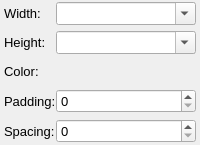
<?xml version="1.0" encoding="UTF-8"?>
<ui version="4.0">
 <class>GenerationSettingsPanel</class>
 <widget class="QWidget" name="GenerationSettingsPanel">
  <property name="geometry">
   <rect>
    <x>0</x>
    <y>0</y>
    <width>200</width>
    <height>145</height>
   </rect>
  </property>
  <property name="minimumSize">
   <size>
    <width>200</width>
    <height>140</height>
   </size>
  </property>
  <property name="font">
   <font>
    <pointsize>12</pointsize>
   </font>
  </property>
  <property name="windowTitle">
   <string>Form</string>
  </property>
  <layout class="QVBoxLayout" name="verticalLayout">
   <property name="spacing">
    <number>0</number>
   </property>
   <property name="leftMargin">
    <number>4</number>
   </property>
   <property name="topMargin">
    <number>2</number>
   </property>
   <property name="rightMargin">
    <number>4</number>
   </property>
   <property name="bottomMargin">
    <number>2</number>
   </property>
   <item>
    <layout class="QGridLayout" name="gridLayout_2">
     <property name="verticalSpacing">
      <number>6</number>
     </property>
     <item row="2" column="1">
      <widget class="ColorSwatchWidget" name="genColorSwatch" native="true">
       <property name="minimumSize">
        <size>
         <width>0</width>
         <height>22</height>
        </size>
       </property>
       <property name="font">
        <font>
         <pointsize>10</pointsize>
        </font>
       </property>
      </widget>
     </item>
     <item row="2" column="0">
      <widget class="QLabel" name="genLabelColor">
       <property name="font">
        <font>
         <pointsize>10</pointsize>
        </font>
       </property>
       <property name="text">
        <string>Color:</string>
       </property>
       <property name="alignment">
        <set>Qt::AlignLeading|Qt::AlignLeft|Qt::AlignVCenter</set>
       </property>
      </widget>
     </item>
     <item row="3" column="1">
      <widget class="QSpinBox" name="genSpinBoxPadding">
       <property name="font">
        <font>
         <pointsize>10</pointsize>
        </font>
       </property>
      </widget>
     </item>
     <item row="1" column="1">
      <widget class="QComboBox" name="genComboBoxHeight">
       <property name="font">
        <font>
         <pointsize>10</pointsize>
        </font>
       </property>
       <property name="editable">
        <bool>true</bool>
       </property>
      </widget>
     </item>
     <item row="0" column="0">
      <widget class="QLabel" name="genLabelWidth">
       <property name="font">
        <font>
         <pointsize>10</pointsize>
        </font>
       </property>
       <property name="text">
        <string>Width:</string>
       </property>
      </widget>
     </item>
     <item row="0" column="1">
      <widget class="QComboBox" name="genComboBoxWidth">
       <property name="sizePolicy">
        <sizepolicy hsizetype="Expanding" vsizetype="Fixed">
         <horstretch>0</horstretch>
         <verstretch>0</verstretch>
        </sizepolicy>
       </property>
       <property name="font">
        <font>
         <pointsize>10</pointsize>
        </font>
       </property>
       <property name="editable">
        <bool>true</bool>
       </property>
      </widget>
     </item>
     <item row="1" column="0">
      <widget class="QLabel" name="genLabelHeight">
       <property name="font">
        <font>
         <pointsize>10</pointsize>
        </font>
       </property>
       <property name="text">
        <string>Height:</string>
       </property>
      </widget>
     </item>
     <item row="3" column="0">
      <widget class="QLabel" name="genLabelPadding">
       <property name="font">
        <font>
         <pointsize>10</pointsize>
        </font>
       </property>
       <property name="text">
        <string>Padding:</string>
       </property>
      </widget>
     </item>
     <item row="4" column="0">
      <widget class="QLabel" name="label_3">
       <property name="font">
        <font>
         <pointsize>10</pointsize>
        </font>
       </property>
       <property name="text">
        <string>Spacing:</string>
       </property>
      </widget>
     </item>
     <item row="4" column="1">
      <widget class="QSpinBox" name="genSpinBoxSpacing">
       <property name="font">
        <font>
         <pointsize>10</pointsize>
        </font>
       </property>
      </widget>
     </item>
    </layout>
   </item>
  </layout>
 </widget>
 <customwidgets>
  <customwidget>
   <class>ColorSwatchWidget</class>
   <extends>QWidget</extends>
   <header>src/UI/Widgets/ColorSwatchWidget.h</header>
   <container>1</container>
  </customwidget>
 </customwidgets>
 <resources/>
 <connections/>
</ui>
